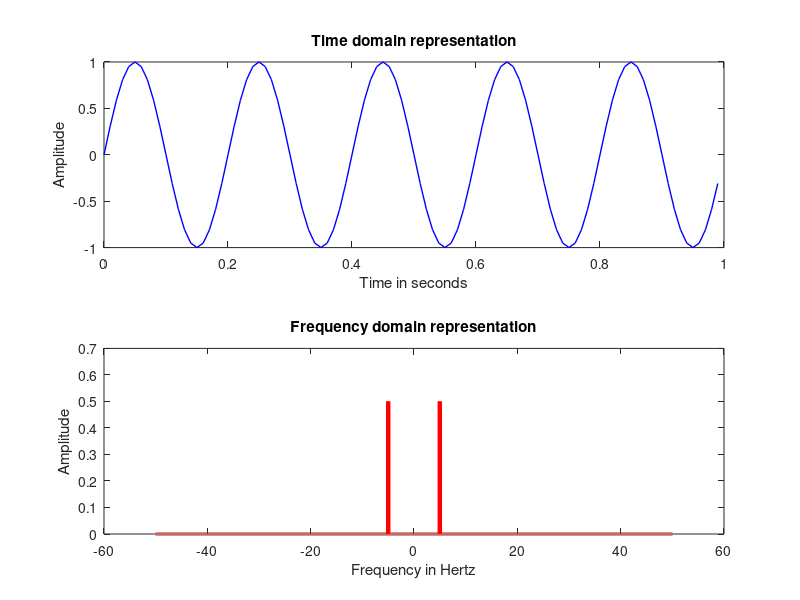

MATLAB code to generate this figure:
close all;
clear all;

clc;

sampleFrequency = 100;
samplePeriod = 1/sampleFrequency;

signalFrequecy = 5;
signalLength = 100000;

timeAxisRange = ( 0:signalLength-1  ) * samplePeriod;

signal = sin( 2*pi*signalFrequecy*timeAxisRange );

signalLength = 100000;

% Plots the signal
figure;
subplot(2,1,1);
plot(timeAxisRange(1:100), real(signal(1:100)), 'b', 'linewidth', 1);
title("Time domain representation");
xlabel("Time in seconds");
ylabel("Amplitude");

% Perform the fast fourrier transform
shiftedSpectrum = fftshift(fft(signal)/signalLength);

magnitudes = abs(shiftedSpectrum);

subplot(2,1,2);
plot(-(sampleFrequency - sampleFrequency/signalLength)/2 : (sampleFrequency/signalLength) : (sampleFrequency - sampleFrequency/signalLength)/2, magnitudes, 'r', 'linewidth', 3);
title("Frequency domain representation");
xlabel("Frequency in Hertz");
ylabel("Amplitude");


